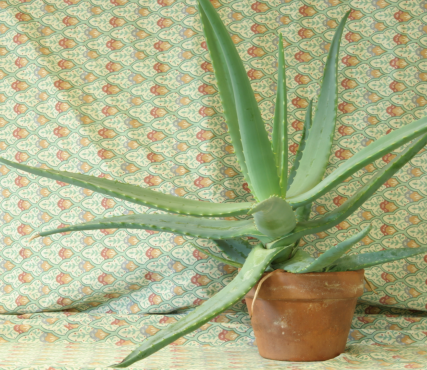
#> input picture stereo-vision/view0.png, 427 x 370 px
$ python stero_SSD.py
#> lines starting #> are read from the running program, lines starting #| are printed output that depends on the picture
import numpy as np
from PIL import Image


def stereo_match(left_img, right_img):
    # Load in both images. These are assumed to be RGBA 8bit per channel images
#> called with left_img = 'view0.png', right_img = 'view1.png'
    left_img = Image.open(left_img)
#> left_img is the input picture: PIL image 427x370 RGB; mean R, G, B 170.2, 176.3, 135.7
    left = np.asarray(left_img)
    right_img = Image.open(right_img)
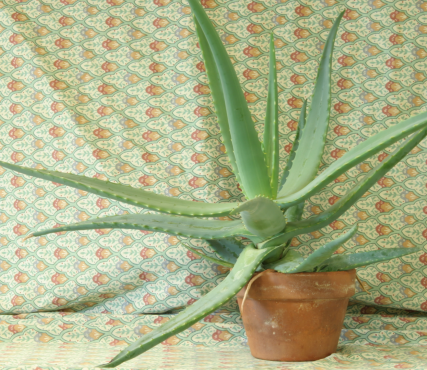
#> input picture stereo-vision/view1.png, 427 x 370 px
#> right_img is the input picture: PIL image 427x370 RGB; mean R, G, B 170.3, 176.3, 135.7
    right = np.asarray(right_img)

    # Initial squared differences
    w, h = left_img.size  # Assumes that both images are same size
#> w = 427; h = 370
    sd = np.empty((w, h), np.uint8)
    sd.shape = h, w

    # SSD support window (kernel)
    win_ssd = np.empty((w, h), np.uint16)
    win_ssd.shape = h, w

    # Depth (or disparity) map
    depth = np.empty((w, h), np.uint8)
    depth.shape = h, w

    # Minimum ssd difference between both images
    min_ssd = np.empty((w, h), np.uint16)
    min_ssd.shape = h, w
    for y in range(h):
        for x in range(w):
            min_ssd[y, x] = 65535  # Init to high value
#> min_ssd: shape (370, 427) uint16; every value is 65535

    max_offset = 30
    offset_adjust = 255 / max_offset  # used to brighten depth map

    # Create ranges now instead of per loop
    y_range = range(h)
    x_range = range(w)
    x_range_ssd = range(w)

    # u and v support window
    window_range = range(-3, 3)

    # Main loop....
    for offset in range(max_offset):
        # Create initial image of squared differences between left and right image at the current offset
        for y in y_range:
            for x in x_range_ssd:
                if x - offset > 0:
                    diff = left[y, x, 0] - right[y, x - offset, 0]
                    sd[y, x] = diff * diff

		# Create a sum of squared differences over a support window at this offset
        for y in y_range:
            for x in x_range:
                sum_sd = 0
                for i in window_range:
                    for j in window_range:
                        # TODO: replace this expensive check by surrounding image with buffer / padding
                        if (-1 < y + i < h) and (-1 < x + j < w):
                            sum_sd += sd[y + i, x + j]

                # Store the sum in the window SSD image
                win_ssd[y, x] = sum_sd

        # Update the min ssd diff image with this new data
        for y in y_range:
            for x in x_range:
                # Is this new windowed SSD pixel a better match?
                if win_ssd[y, x] < min_ssd[y, x]:
                    # If so, store it and add to the depth map
                    min_ssd[y, x] = win_ssd[y, x]
                    depth[y, x] = offset * offset_adjust

        print("Calculated offset ", offset)
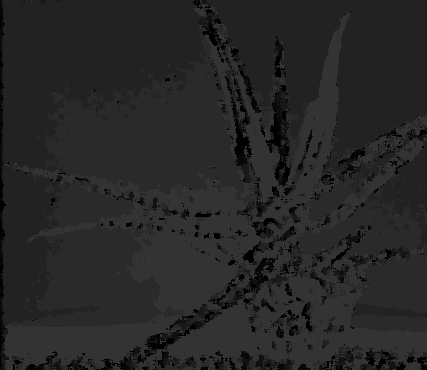
#> depth: shape (370, 427); min 0, max 51, mean 38.7
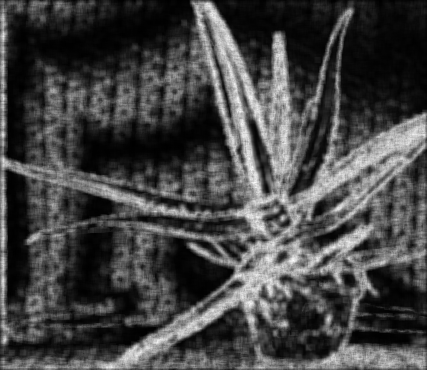
#> min_ssd: shape (370, 427) uint16; min 16, max 4364, mean 1192.8; drawn with min black and max white
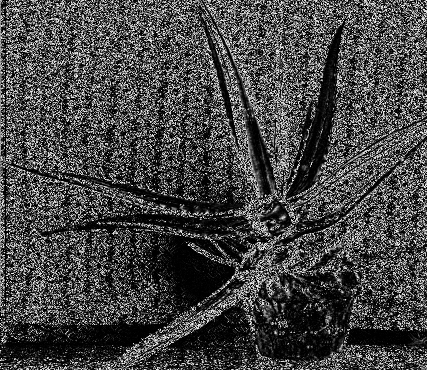
#> sd: shape (370, 427); min 0, max 252, mean 69.9
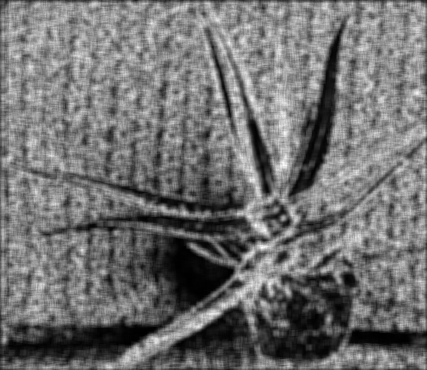
#> win_ssd: shape (370, 427) uint16; min 23, max 5568, mean 2481.1; drawn with min black and max white

    # Convert to PIL and save it
    Image.fromarray(depth).save('depth.png')


if __name__ == '__main__':
    #stereo_match("bowling_small_l.png", "bowling_small_r.png")
#> (the run stopped early here; a loop or call above may not have finished)
